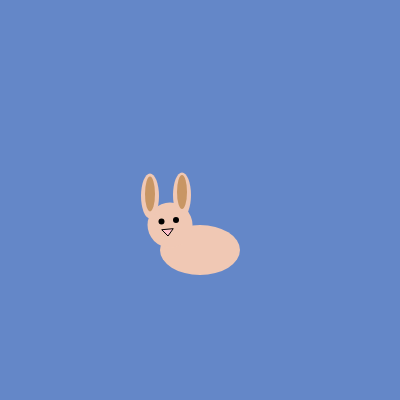
Frame 1 (no input)
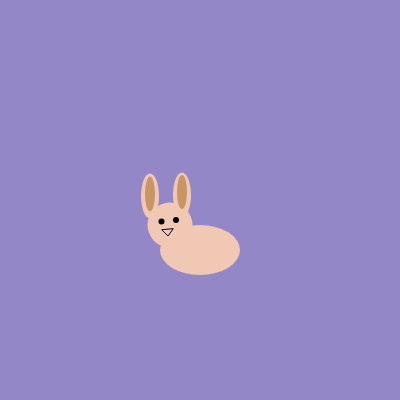
Frame 60 (no input)
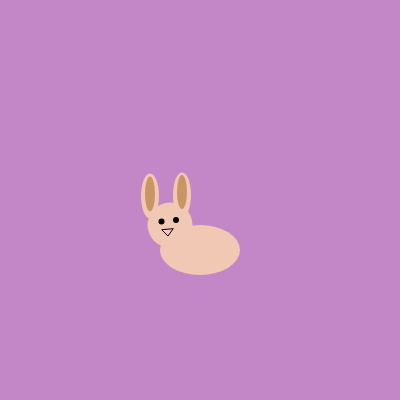
Frame 120 (the mouse pressed at the canvas centre since frame 60)

The p5.js sketch that drew these frames (run headless with seeded random() and noise() and a simulated clock; from frame 60 on, the mouse is pressed at the canvas centre):

// p5.js sketch
// ── sketch.js
let rabbitX = 200;
let rabbitY = 250;
let bgRed = 100;

function setup() {
  createCanvas(400, 400);

}

function draw() {
  background(bgRed,135, 200);
  
  //Body - main anchor
  fill(240, 200, 180); //Light brown fur
  noStroke();
  ellipse(rabbitX, rabbitY, 80, 50);
  
  //Head - forward and up from body
  fill(240, 200, 180);
  ellipse(rabbitX -30,rabbitY -25, 45, 45);
  
  //Left ear - tall thin ellipse from head
  ellipse(rabbitX -50, rabbitY -54, 18, 45);
  
    //Right ear - tall thin ellipse from head
  ellipse(rabbitX -18, rabbitY -55, 18, 45);
  
  
    // Ear insides 
  fill(200, 150, 100);
  ellipse(rabbitX - 50, rabbitY - 56, 10, 35);
  ellipse(rabbitX - 18, rabbitY - 58, 10, 34);
  
    // Eyes - black small circles -   L,R
  fill(0);
  ellipse(rabbitX - 38.5, rabbitY - 28.5, 6, 6);
  ellipse(rabbitX - 24, rabbitY - 30, 6, 6);
  
   // Nose - pink triangle -L,T,R
  fill(255, 192, 203);
  stroke(0);
  strokeWeight(1);
  triangle(rabbitX - 38, rabbitY - 20, 
           rabbitX - 32, rabbitY - 14, 
           rabbitX - 27, rabbitY - 21);
  
  // Animate bgRed smoothly
  bgRed += 0.8;
  if (bgRed > 255) {
    bgRed = 0;
  }  

  function mouseClicked() {
  rabbitX = mouseX;
  rabbitY = mouseY;

  }
}
